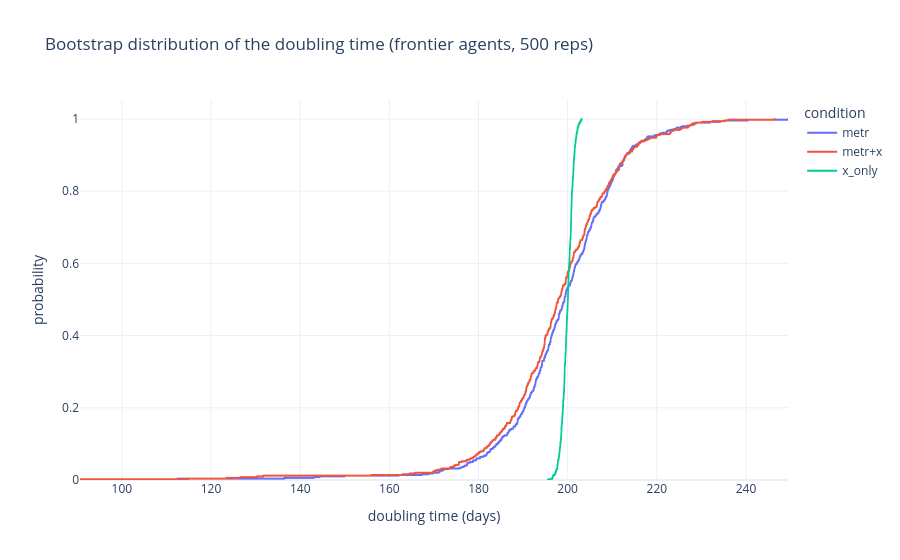

The cell this chart's notebook holds for it:
### Markdown cell above
## Effect on the doubling time

Per replicate: OLS of log2(p50) on release date over the frontier agents (paper's
headline construction); doubling time = 1/slope.

### Code cell
release_date_by_agent = {
    agent: pd.Timestamp(date) for agent, date in release_dates["date"].items()
    if agent in frontier_agents and date is not None
}
first_release_date = min(release_date_by_agent.values())
years_since_first_release_by_agent = {
    agent: (date - first_release_date).days / 365.25
    for agent, date in release_date_by_agent.items()
}

def fit_doubling_days(p50_by_agent: pd.Series) -> float:
    points = [
        (years_since_first_release_by_agent[agent], np.log2(p50_by_agent[agent]))
        for agent in years_since_first_release_by_agent
        if agent in p50_by_agent and np.isfinite(p50_by_agent.get(agent, np.nan))
    ]
    if len(points) < 5:
        return np.nan
    x, y = map(np.array, zip(*points))
    slope = np.polyfit(x, y, 1)[0]
    return 365.25 / slope

doubling_days_per_condition_by_replicate = pd.DataFrame({
    condition: p50_per_agent_by_replicate.apply(fit_doubling_days, axis=1)
    for condition, p50_per_agent_by_replicate
    in p50_per_agent_by_replicate_by_condition.items()
})
doubling_days_summary_by_condition = (
    doubling_days_per_condition_by_replicate
    .describe(percentiles=[0.025, 0.5, 0.975]).T[["2.5%", "50%", "97.5%"]]
)
doubling_days_summary_by_condition["ci_width_days"] = (
    doubling_days_summary_by_condition["97.5%"] - doubling_days_summary_by_condition["2.5%"]
)
print(doubling_days_summary_by_condition.round(1).to_string())
doubling_days_per_condition_by_replicate.to_csv(
    DATA_OUT / "a0_doubling_times.csv", index=False
)

fig = px.ecdf(
    doubling_days_per_condition_by_replicate.melt(
        var_name="condition", value_name="doubling_days"
    ),
    x="doubling_days", color="condition",
    title=f"Bootstrap distribution of the doubling time (frontier agents, {N_BOOT} reps)",
    labels={"doubling_days": "doubling time (days)"},
)
fig.write_image(FIGURES / "a0_doubling_time.png", width=800, height=450, scale=2)
fig.show()

### Figure 1 — Plotly figure (JSON) as saved in the notebook; plotly's stock layout.template omitted (floating-point values rounded to 4 significant figures; data arrays with more than 128 entries replaced by an {"elided": "..."} marker saying what was removed)
{"data": [{"hovertemplate": "condition=metr<br>doubling time (days)=%{x}<br>probability=%{y}<extra></extra>", "legendgroup": "metr", "line": {"dash": "solid", "shape": "hv"}, "marker": {"color": "#636efa", "symbol": "circle"}, "mode": "lines", "name": "metr", "showlegend": true, "type": "scattergl", "x": {"elided": "500 float values"}, "xaxis": "x", "y": {"elided": "500 float values"}, "yaxis": "y"}, {"hovertemplate": "condition=metr+x<br>doubling time (days)=%{x}<br>probability=%{y}<extra></extra>", "legendgroup": "metr+x", "line": {"dash": "solid", "shape": "hv"}, "marker": {"color": "#EF553B", "symbol": "circle"}, "mode": "lines", "name": "metr+x", "showlegend": true, "type": "scattergl", "x": {"elided": "500 float values"}, "xaxis": "x", "y": {"elided": "500 float values"}, "yaxis": "y"}, {"hovertemplate": "condition=x_only<br>doubling time (days)=%{x}<br>probability=%{y}<extra></extra>", "legendgroup": "x_only", "line": {"dash": "solid", "shape": "hv"}, "marker": {"color": "#00cc96", "symbol": "circle"}, "mode": "lines", "name": "x_only", "showlegend": true, "type": "scattergl", "x": {"elided": "500 float values"}, "xaxis": "x", "y": {"elided": "500 float values"}, "yaxis": "y"}], "layout": {"legend": {"title": {"text": "condition"}, "tracegroupgap": 0}, "title": {"text": "Bootstrap distribution of the doubling time (frontier agents, 500 reps)"}, "xaxis": {"anchor": "y", "domain": [0.0, 1.0], "title": {"text": "doubling time (days)"}}, "yaxis": {"anchor": "x", "domain": [0.0, 1.0], "rangemode": "tozero", "title": {"text": "probability"}}}}
